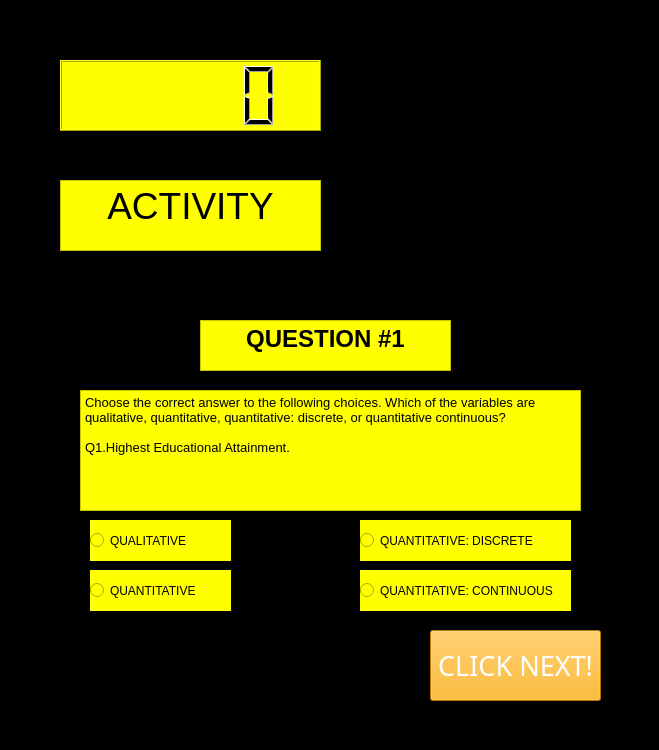
<?xml version="1.0" encoding="UTF-8"?>
<ui version="4.0">
 <class>Q1</class>
 <widget class="QWidget" name="Q1">
  <property name="geometry">
   <rect>
    <x>0</x>
    <y>0</y>
    <width>659</width>
    <height>750</height>
   </rect>
  </property>
  <property name="windowTitle">
   <string>Form</string>
  </property>
  <property name="styleSheet">
   <string notr="true">background-color: rgb(0, 0, 0);</string>
  </property>
  <widget class="QLCDNumber" name="lcd_TIMER">
   <property name="geometry">
    <rect>
     <x>60</x>
     <y>60</y>
     <width>261</width>
     <height>71</height>
    </rect>
   </property>
   <property name="styleSheet">
    <string notr="true">background-color: rgb(255, 255, 0);</string>
   </property>
  </widget>
  <widget class="QTextBrowser" name="text1">
   <property name="geometry">
    <rect>
     <x>60</x>
     <y>180</y>
     <width>261</width>
     <height>71</height>
    </rect>
   </property>
   <property name="styleSheet">
    <string notr="true">background-color: rgb(255, 255, 0);</string>
   </property>
   <property name="html">
    <string>&lt;!DOCTYPE HTML PUBLIC &quot;-//W3C//DTD HTML 4.0//EN&quot; &quot;http://www.w3.org/TR/REC-html40/strict.dtd&quot;&gt;
&lt;html&gt;&lt;head&gt;&lt;meta name=&quot;qrichtext&quot; content=&quot;1&quot; /&gt;&lt;style type=&quot;text/css&quot;&gt;
p, li { white-space: pre-wrap; }
&lt;/style&gt;&lt;/head&gt;&lt;body style=&quot; font-family:'MS Shell Dlg 2'; font-size:8.25pt; font-weight:400; font-style:normal;&quot;&gt;
&lt;p align=&quot;center&quot; style=&quot; margin-top:0px; margin-bottom:0px; margin-left:0px; margin-right:0px; -qt-block-indent:0; text-indent:0px;&quot;&gt;&lt;span style=&quot; font-size:28pt;&quot;&gt;ACTIVITY&lt;/span&gt;&lt;/p&gt;&lt;/body&gt;&lt;/html&gt;</string>
   </property>
  </widget>
  <widget class="QTextBrowser" name="q1">
   <property name="geometry">
    <rect>
     <x>200</x>
     <y>320</y>
     <width>251</width>
     <height>51</height>
    </rect>
   </property>
   <property name="styleSheet">
    <string notr="true">background-color: rgb(255, 255, 0);</string>
   </property>
   <property name="html">
    <string>&lt;!DOCTYPE HTML PUBLIC &quot;-//W3C//DTD HTML 4.0//EN&quot; &quot;http://www.w3.org/TR/REC-html40/strict.dtd&quot;&gt;
&lt;html&gt;&lt;head&gt;&lt;meta name=&quot;qrichtext&quot; content=&quot;1&quot; /&gt;&lt;style type=&quot;text/css&quot;&gt;
p, li { white-space: pre-wrap; }
&lt;/style&gt;&lt;/head&gt;&lt;body style=&quot; font-family:'MS Shell Dlg 2'; font-size:8.25pt; font-weight:400; font-style:normal;&quot;&gt;
&lt;p align=&quot;center&quot; style=&quot; margin-top:0px; margin-bottom:0px; margin-left:0px; margin-right:0px; -qt-block-indent:0; text-indent:0px;&quot;&gt;&lt;span style=&quot; font-size:18pt; font-weight:600;&quot;&gt;QUESTION #1&lt;/span&gt;&lt;/p&gt;&lt;/body&gt;&lt;/html&gt;</string>
   </property>
  </widget>
  <widget class="QPushButton" name="btn_1">
   <property name="geometry">
    <rect>
     <x>430</x>
     <y>630</y>
     <width>171</width>
     <height>71</height>
    </rect>
   </property>
   <property name="font">
    <font>
     <family>Roman</family>
     <pointsize>20</pointsize>
    </font>
   </property>
   <property name="styleSheet">
    <string notr="true">background-color: rgb(255, 170, 0);
color: rgb(255, 255, 255);</string>
   </property>
   <property name="text">
    <string>CLICK NEXT!</string>
   </property>
  </widget>
  <widget class="QRadioButton" name="radio1">
   <property name="geometry">
    <rect>
     <x>90</x>
     <y>520</y>
     <width>141</width>
     <height>41</height>
    </rect>
   </property>
   <property name="styleSheet">
    <string notr="true">background-color: rgb(255, 255, 0);</string>
   </property>
   <property name="text">
    <string>QUALITATIVE</string>
   </property>
  </widget>
  <widget class="QRadioButton" name="radio2">
   <property name="geometry">
    <rect>
     <x>360</x>
     <y>520</y>
     <width>211</width>
     <height>41</height>
    </rect>
   </property>
   <property name="styleSheet">
    <string notr="true">background-color: rgb(255, 255, 0);</string>
   </property>
   <property name="text">
    <string>QUANTITATIVE: DISCRETE</string>
   </property>
  </widget>
  <widget class="QTextBrowser" name="textBrowser">
   <property name="geometry">
    <rect>
     <x>80</x>
     <y>390</y>
     <width>501</width>
     <height>121</height>
    </rect>
   </property>
   <property name="styleSheet">
    <string notr="true">background-color: rgb(255, 255, 0);</string>
   </property>
   <property name="html">
    <string>&lt;!DOCTYPE HTML PUBLIC &quot;-//W3C//DTD HTML 4.0//EN&quot; &quot;http://www.w3.org/TR/REC-html40/strict.dtd&quot;&gt;
&lt;html&gt;&lt;head&gt;&lt;meta name=&quot;qrichtext&quot; content=&quot;1&quot; /&gt;&lt;style type=&quot;text/css&quot;&gt;
p, li { white-space: pre-wrap; }
&lt;/style&gt;&lt;/head&gt;&lt;body style=&quot; font-family:'MS Shell Dlg 2'; font-size:8.25pt; font-weight:400; font-style:normal;&quot;&gt;
&lt;p style=&quot; margin-top:0px; margin-bottom:0px; margin-left:0px; margin-right:0px; -qt-block-indent:0; text-indent:0px;&quot;&gt;&lt;span style=&quot; font-size:10pt;&quot;&gt;Choose the correct answer to the following choices. Which of the variables are qualitative, quantitative, quantitative: discrete, or quantitative continuous?&lt;/span&gt;&lt;/p&gt;
&lt;p style=&quot;-qt-paragraph-type:empty; margin-top:0px; margin-bottom:0px; margin-left:0px; margin-right:0px; -qt-block-indent:0; text-indent:0px; font-size:10pt;&quot;&gt;&lt;br /&gt;&lt;/p&gt;
&lt;p style=&quot; margin-top:0px; margin-bottom:0px; margin-left:0px; margin-right:0px; -qt-block-indent:0; text-indent:0px;&quot;&gt;&lt;span style=&quot; font-size:10pt;&quot;&gt;Q1.Highest Educational Attainment.&lt;/span&gt;&lt;/p&gt;&lt;/body&gt;&lt;/html&gt;</string>
   </property>
  </widget>
  <widget class="QRadioButton" name="radio3">
   <property name="geometry">
    <rect>
     <x>90</x>
     <y>570</y>
     <width>141</width>
     <height>41</height>
    </rect>
   </property>
   <property name="styleSheet">
    <string notr="true">background-color: rgb(255, 255, 0);</string>
   </property>
   <property name="text">
    <string>QUANTITATIVE</string>
   </property>
  </widget>
  <widget class="QRadioButton" name="radio4">
   <property name="geometry">
    <rect>
     <x>360</x>
     <y>570</y>
     <width>211</width>
     <height>41</height>
    </rect>
   </property>
   <property name="styleSheet">
    <string notr="true">background-color: rgb(255, 255, 0);</string>
   </property>
   <property name="text">
    <string>QUANTITATIVE: CONTINUOUS</string>
   </property>
  </widget>
  <widget class="QLabel" name="lbl_camera">
   <property name="geometry">
    <rect>
     <x>390</x>
     <y>50</y>
     <width>201</width>
     <height>191</height>
    </rect>
   </property>
   <property name="text">
    <string>TextLabel</string>
   </property>
   <property name="scaledContents">
    <bool>true</bool>
   </property>
  </widget>
 </widget>
 <resources/>
 <connections/>
</ui>
